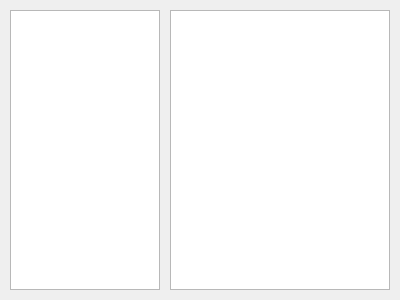
<?xml version="1.0" encoding="UTF-8"?>
<ui version="4.0">
 <class>MainWindow</class>
 <widget class="QMainWindow" name="MainWindow">
  <property name="geometry">
   <rect>
    <x>0</x>
    <y>0</y>
    <width>400</width>
    <height>300</height>
   </rect>
  </property>
  <property name="windowTitle">
   <string>Coffee Info</string>
  </property>
  <widget class="QWidget" name="centralwidget">
   <widget class="QListWidget" name="listWidget">
    <property name="geometry">
     <rect>
      <x>10</x>
      <y>10</y>
      <width>150</width>
      <height>280</height>
     </rect>
    </property>
   </widget>
   <widget class="QTextEdit" name="textEdit">
    <property name="geometry">
     <rect>
      <x>170</x>
      <y>10</y>
      <width>220</width>
      <height>280</height>
     </rect>
    </property>
    <property name="readOnly">
     <bool>true</bool>
    </property>
   </widget>
  </widget>
 </widget>
 <resources/>
 <connections/>
</ui>
